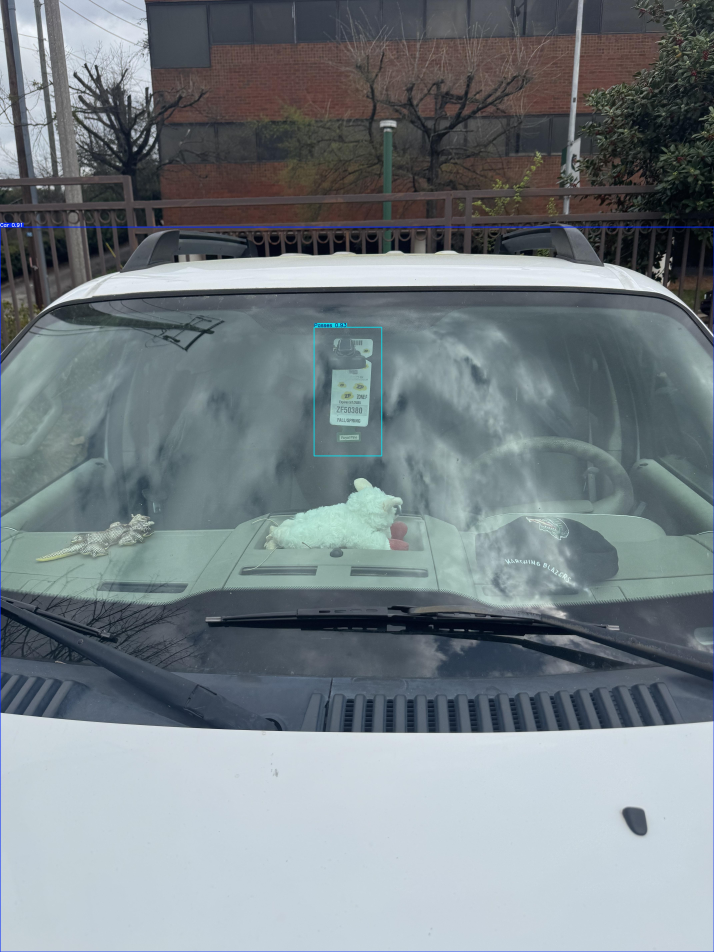
#> input picture uploads/Test3.jpg, 4284 x 5712 px (shown at 1/6 size)
$ python image.py
#> lines starting #> are read from the running program, lines starting #| are printed output that depends on the picture; after the words box and inside, x2 and y2 are one past the last pixel; in counts of white or black regions, pixels touching at a corner belong together
import cv2
import numpy as np
from pytesseract import pytesseract, Output

# Load an image from file
image = cv2.imread('uploads/Test3.jpg')
#> image is the input picture: shape (5712, 4284, 3); mean B, G, R 133.4, 128.3, 118.5

## PreProdessing the Image
# Convert the image to grayscale

# Invert the image which basically switches the black and white pixels
invert_image = cv2.bitwise_not(image)
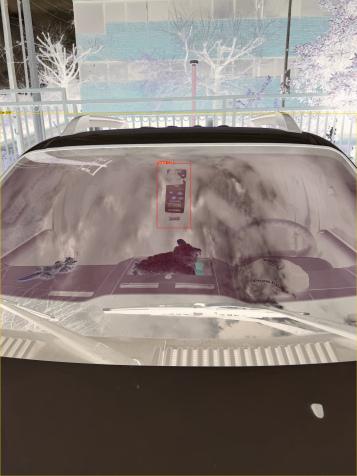
#> invert_image: shape (5712, 4284, 3) (shown at 1/12 size); mean B, G, R 121.6, 126.7, 136.5
#cv2.imwrite('uploads/inverted.jpg', invert_image)

# Convert the image to grayscale
gray = cv2.cvtColor(invert_image, cv2.COLOR_BGR2GRAY)
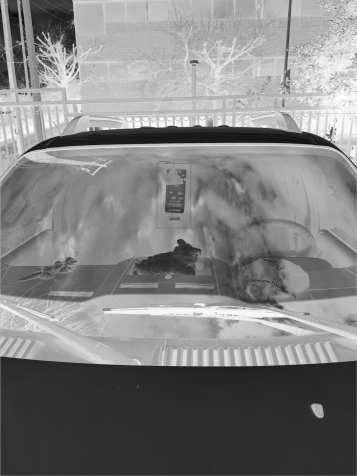
#> gray: shape (5712, 4284) (shown at 1/12 size); min 0, max 255, mean 129.1
"""
osd = pytesseract.image_to_osd(gray, output_type=Output.DICT)
rotation_angle = osd['rotate']  # Angle to rotate the image

print(f"Detected rotation angle: {rotation_angle} degrees")

# Rotate the image to correct orientation
if rotation_angle != 0:
    # Get the image dimensions
    (h, w) = gray.shape[:2]
    center = (w // 2, h // 2)

    # Rotate the image
    rotation_matrix = cv2.getRotationMatrix2D(center, -rotation_angle, 1.0)
    rotated_image = cv2.warpAffine(gray, rotation_matrix, (w, h))
else:
    rotated_image = gray
"""

thresh = cv2.threshold(gray, 220, 200, cv2.THRESH_BINARY)[1]
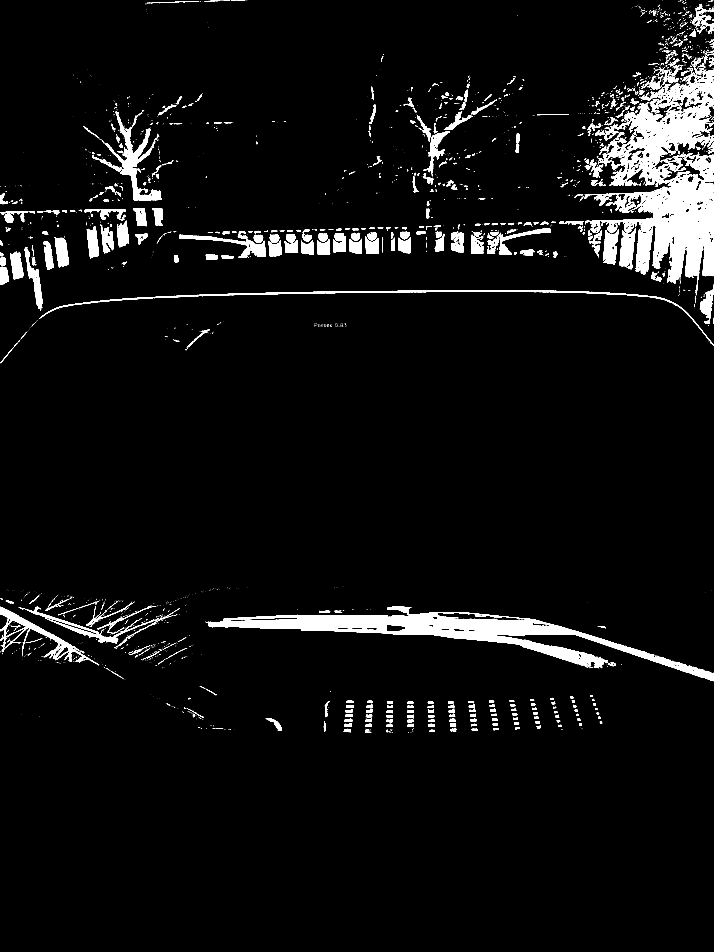
#> thresh: shape (5712, 4284) (shown at 1/6 size); values 0 (black) and 200 (white), 4.7% white; 4193 white regions (3282 under 20 px), largest, box (x1, y1, x2, y2) and area: (3505, 430, 4284, 1360) 274387, (1234, 3672, 4282, 4087) 240915, (3916, 1365, 4282, 1701) 84262
cv2.imwrite('uploads/thresh.jpg', thresh)

crop = thresh[2250:3000, 1500:2750]
#> crop: shape (750, 1250); every value is 0
cv2.imwrite('uploads/crop.jpg', crop)


inverted_thresh = cv2.bitwise_not(crop)
#> inverted_thresh: shape (750, 1250); every value is 255
cv2.imwrite('uploads/inverted_thresh.jpg', inverted_thresh)


#equilized = cv2.equalizeHist(gray)


# Apply GaussianBlur to the image
#blurred = cv2.GaussianBlur(equilized, (5, 5), 0)
# Set the image to black and white depending on each pixel intensity
#thresh = cv2.adaptiveThreshold(equilized, 255, cv2.ADAPTIVE_THRESH_GAUSSIAN_C, cv2.THRESH_BINARY, 11, 2)

#kernel = np.array([[-1, -1, -1],
 #                [-1,  9, -1],
  #                [-1, -1, -1]])

#sharpened = cv2.filter2D(thresh, -1, kernel)

""" oem is the OCR Engine Mode
    3 is for Default,
    which automactically uses the best OCR engine
    psm is the Page Segmentation Mode
    the 6 is for Assume a single uniform block of text
    psm 7 is for Treating the image as a single text line
"""
custom_config = r'--oem 3 --psm 6'
# Use pytesseract to extract text
#> (the run stopped early here; a loop or call above may not have finished)
